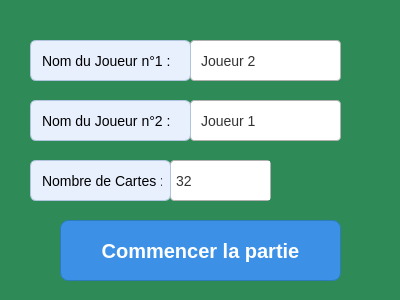
<?xml version="1.0" encoding="UTF-8"?>
<ui version="4.0">
 <class>Dialog</class>
 <widget class="QDialog" name="Dialog">
  <property name="geometry">
   <rect>
    <x>0</x>
    <y>0</y>
    <width>400</width>
    <height>300</height>
   </rect>
  </property>
  <property name="windowTitle">
   <string>Dialog</string>
  </property>
  <property name="styleSheet">
   <string notr="true">background-color: #2E8B57</string>
  </property>
  <widget class="QLabel" name="label">
   <property name="geometry">
    <rect>
     <x>30</x>
     <y>40</y>
     <width>161</width>
     <height>41</height>
    </rect>
   </property>
   <property name="styleSheet">
    <string notr="true">QLabel {
    color: black; /* Text color matching the poker table green for a cohesive look */
    background-color: #E8F0FE; /* Light background color for contrast */
    border: 1px solid #B0C4DE; /* Light gray-blue border */
    border-radius: 6px; /* Rounded corners for a modern look */
    padding: 4px 8px; /* Padding for spacing */
    font-size: 14px; /* Font size */
    text-align: center;
}
</string>
   </property>
   <property name="text">
    <string>Nom du Joueur n°1 : </string>
   </property>
  </widget>
  <widget class="QLabel" name="label_2">
   <property name="geometry">
    <rect>
     <x>30</x>
     <y>100</y>
     <width>161</width>
     <height>41</height>
    </rect>
   </property>
   <property name="styleSheet">
    <string notr="true">QLabel {
    color: black; /* Text color matching the poker table green for a cohesive look */
    background-color: #E8F0FE; /* Light background color for contrast */
    border: 1px solid #B0C4DE; /* Light gray-blue border */
    border-radius: 6px; /* Rounded corners for a modern look */
    padding: 4px 8px; /* Padding for spacing */
    font-size: 14px; /* Font size */
    text-align: center;
}
</string>
   </property>
   <property name="text">
    <string>Nom du Joueur n°2 : </string>
   </property>
  </widget>
  <widget class="QPushButton" name="pushButton">
   <property name="geometry">
    <rect>
     <x>60</x>
     <y>220</y>
     <width>281</width>
     <height>61</height>
    </rect>
   </property>
   <property name="styleSheet">
    <string notr="true">QPushButton {
    color: #ffffff; /* Text color */
    background-color: #3C91E6; /* Default background color (contrasting blue) */
    border: 1px solid #2B7CB8; /* Border color */
    border-radius: 8px; /* Rounded corners */
    padding: 8px 16px; /* Padding */
    font-size: 20px; /* Font size */
    font-weight: bold; /* Font weight */
}

QPushButton:hover {
    background-color: #5AA7EA; /* Hover background color (lighter blue) */
    border: 1px solid #3C91E6; /* Hover border color */
}

QPushButton:pressed {
    background-color: #2B7CB8; /* Pressed background color (darker blue) */
    border: 1px solid #235E8E; /* Pressed border color */
}

QPushButton:disabled {
    background-color: #9DA9B3; /* Disabled background color (gray) */
    color: #6C757D; /* Disabled text color */
    border: 1px solid #6C757D; /* Disabled border color */
}
</string>
   </property>
   <property name="text">
    <string>Commencer la partie</string>
   </property>
  </widget>
  <widget class="QLabel" name="label_3">
   <property name="geometry">
    <rect>
     <x>30</x>
     <y>160</y>
     <width>141</width>
     <height>41</height>
    </rect>
   </property>
   <property name="styleSheet">
    <string notr="true">QLabel {
    color: black; /* Text color matching the poker table green for a cohesive look */
    background-color: #E8F0FE; /* Light background color for contrast */
    border: 1px solid #B0C4DE; /* Light gray-blue border */
    border-radius: 6px; /* Rounded corners for a modern look */
    padding: 4px 8px; /* Padding for spacing */
    font-size: 14px; /* Font size */
    text-align: center;
}
</string>
   </property>
   <property name="text">
    <string>Nombre de Cartes : </string>
   </property>
  </widget>
  <widget class="QComboBox" name="comboBox">
   <property name="geometry">
    <rect>
     <x>170</x>
     <y>160</y>
     <width>101</width>
     <height>41</height>
    </rect>
   </property>
   <property name="styleSheet">
    <string notr="true">QComboBox {
    color: #333333; /* Text color */
    background-color: #FFFFFF; /* Background color */
    border: 1px solid #B0B0B0; /* Light gray border */
    border-radius: 4px; /* Rounded corners */
    padding: 5px 20px 5px 5px; /* Padding (top, right, bottom, left) */
    font-size: 14px; /* Font size */
    font-family: &quot;Arial&quot;; /* Font family */
}

QComboBox::drop-down {
    border: none; /* Remove border for the dropdown arrow */
    background-color: #FFFFFF; /* Background for dropdown */
    width: 30px; /* Width of the dropdown arrow */
}

QComboBox::down-arrow {
    image: url(&quot;:/C:/Users/loisa/Downloads/Bataille/images/icons/arrow.png&quot;);
}

QComboBox:hover {
    border: 1px solid #3C91E6; /* Border color on hover */
}

QComboBox:focus {
    border: 1px solid #3C91E6; /* Border color when focused */
}

QComboBox:disabled {
    background-color: #F0F0F0; /* Background color when disabled */
    color: #A0A0A0; /* Text color when disabled */
    border: 1px solid #C0C0C0; /* Border color when disabled */
}

QComboBox QAbstractItemView {
    border: 1px solid #B0B0B0; /* Border for the dropdown list */
    selection-background-color: #3C91E6; /* Background color for selected items */
    selection-color: #FFFFFF; /* Text color for selected items */
}
</string>
   </property>
   <item>
    <property name="text">
     <string>32</string>
    </property>
   </item>
   <item>
    <property name="text">
     <string>52</string>
    </property>
   </item>
  </widget>
  <widget class="QLineEdit" name="lineEdit">
   <property name="geometry">
    <rect>
     <x>190</x>
     <y>40</y>
     <width>151</width>
     <height>41</height>
    </rect>
   </property>
   <property name="styleSheet">
    <string notr="true">QLineEdit {
    color: #333333; /* Text color */
    background-color: #FFFFFF; /* Background color */
    border: 1px solid #B0B0B0; /* Light gray border */
    border-radius: 4px; /* Rounded corners */
    padding: 8px; /* Padding inside the line edit */
    font-size: 14px; /* Font size */
    font-family: &quot;Arial&quot;; /* Font family */
}

QLineEdit:focus {
    border: 1px solid #3C91E6; /* Border color when focused */
    background-color: #E8F0FE; /* Light background color when focused */
}

QLineEdit:disabled {
    background-color: #F0F0F0; /* Background color when disabled */
    color: #A0A0A0; /* Text color when disabled */
    border: 1px solid #C0C0C0; /* Border color when disabled */
}
</string>
   </property>
   <property name="text">
    <string>Joueur 2</string>
   </property>
  </widget>
  <widget class="QLineEdit" name="lineEdit_2">
   <property name="geometry">
    <rect>
     <x>190</x>
     <y>100</y>
     <width>151</width>
     <height>41</height>
    </rect>
   </property>
   <property name="styleSheet">
    <string notr="true">QLineEdit {
    color: #333333; /* Text color */
    background-color: #FFFFFF; /* Background color */
    border: 1px solid #B0B0B0; /* Light gray border */
    border-radius: 4px; /* Rounded corners */
    padding: 8px; /* Padding inside the line edit */
    font-size: 14px; /* Font size */
    font-family: &quot;Arial&quot;; /* Font family */
}

QLineEdit:focus {
    border: 1px solid #3C91E6; /* Border color when focused */
    background-color: #E8F0FE; /* Light background color when focused */
}

QLineEdit:disabled {
    background-color: #F0F0F0; /* Background color when disabled */
    color: #A0A0A0; /* Text color when disabled */
    border: 1px solid #C0C0C0; /* Border color when disabled */
}
</string>
   </property>
   <property name="text">
    <string>Joueur 1</string>
   </property>
  </widget>
  <zorder>comboBox</zorder>
  <zorder>lineEdit</zorder>
  <zorder>lineEdit_2</zorder>
  <zorder>label</zorder>
  <zorder>label_2</zorder>
  <zorder>pushButton</zorder>
  <zorder>label_3</zorder>
 </widget>
 <resources/>
 <connections/>
</ui>
